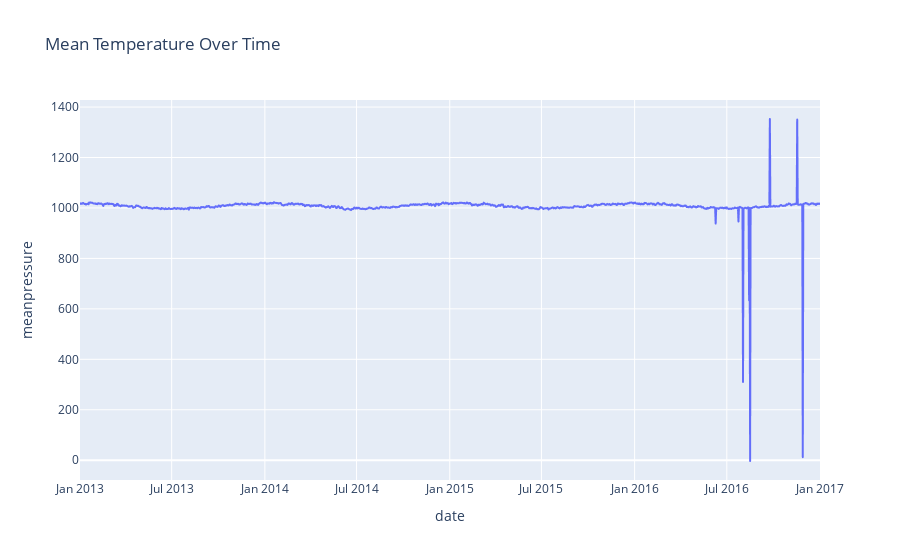

The code cell stored with this chart in its notebook:
### Code cell
# draw same plot in plotly 
fig = px.line(df, x=df.index, y='meanpressure', title='Mean Temperature Over Time')
fig.show()

### Figure 1 — Plotly figure (JSON) as saved in the notebook; plotly's stock layout.template omitted (floating-point values rounded to 4 significant figures; data arrays with more than 128 entries replaced by an {"elided": "..."} marker saying what was removed)
{"data": [{"hovertemplate": "date=%{x}<br>meanpressure=%{y}<extra></extra>", "legendgroup": "", "line": {"color": "#636efa", "dash": "solid"}, "marker": {"symbol": "circle"}, "mode": "lines", "name": "", "showlegend": false, "type": "scattergl", "x": {"elided": "1462 str values"}, "xaxis": "x", "y": {"elided": "1462 float values"}, "yaxis": "y"}], "layout": {"legend": {"tracegroupgap": 0}, "title": {"text": "Mean Temperature Over Time"}, "xaxis": {"anchor": "y", "domain": [0, 1], "title": {"text": "date"}}, "yaxis": {"anchor": "x", "domain": [0, 1], "title": {"text": "meanpressure"}}}}
